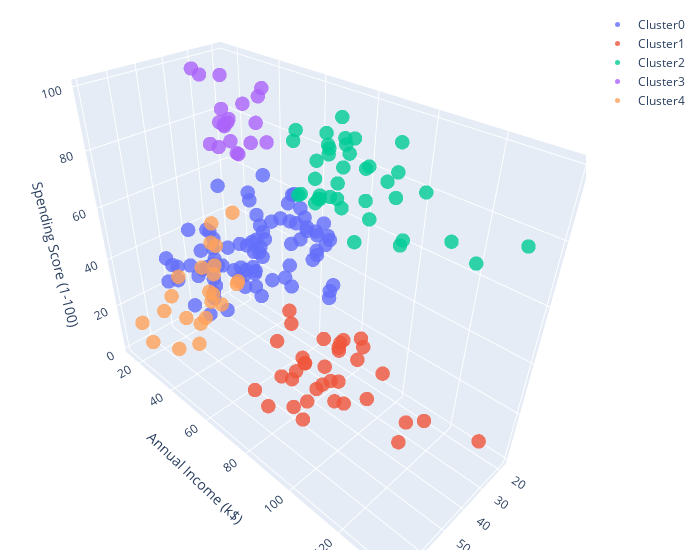

Source (notebook cell):
### Markdown cell above
<font color=red>Task analyse this dendrogram. What do you see? Use this dendrogram to find the right distance threshold to get 5 clusters. Furthermore experiment with the different hyperparameters of the model, what happens if we choose different affinity or linkage functions?</font>

### Code cell
n_clusters = None # if n_clusters is None then the model will try to agglomorate clusters until the linkage between them becomes larger than distance_threshold
distance_threshold = 185

clustering = AgglomerativeClustering(n_clusters=n_clusters, distance_threshold=distance_threshold).fit(data)

plotClusters3D(X=data,y_km=clustering.labels_,cluster_centers=None, feature_names=data.columns.values)

### Figure 1 — Plotly figure (JSON) as saved in the notebook; plotly's stock layout.template omitted (floating-point values rounded to 4 significant figures)
{"data": [{"marker": {"opacity": 0.8, "size": 5}, "mode": "markers", "name": "Cluster0", "type": "scatter3d", "x": [35, 31, 24, 50, 27, 29, 31, 49, 33, 31, 59, 50, 47, 51, 69, 27, 53, 70, 19, 67, 54, 63, 18, 43, 68, 19, 32, 70, 47, 60, 60, 59, 26, 45, 40, 23, 49, 57, 38, 67, 46, 21, 48, 55, 22, 34, 50, 68, 18, 48, 40, 32, 24, 47, 27, 48, 20, 23, 49, 67, 26, 49, 21, 66, 54, 68, 66, 65, 19, 38, 19, 18, 19, 63, 49, 51, 50, 27, 38, 40, 23, 25, 28], "y": [28, 39, 39, 40, 40, 40, 40, 42, 42, 43, 43, 43, 43, 44, 44, 46, 46, 46, 46, 47, 47, 48, 48, 48, 48, 48, 48, 49, 49, 50, 50, 54, 54, 54, 54, 54, 54, 54, 54, 54, 54, 54, 54, 57, 57, 58, 58, 59, 59, 60, 60, 60, 60, 60, 60, 61, 61, 62, 62, 62, 62, 62, 62, 63, 63, 63, 63, 63, 63, 64, 64, 65, 65, 65, 65, 67, 67, 67, 67, 69, 70, 72, 76], "z": [61, 61, 65, 55, 47, 42, 42, 52, 60, 54, 60, 45, 41, 50, 46, 51, 46, 56, 55, 52, 59, 51, 59, 50, 48, 59, 47, 55, 42, 49, 56, 47, 54, 53, 48, 52, 42, 51, 55, 41, 44, 57, 46, 58, 55, 60, 46, 55, 41, 49, 40, 42, 52, 47, 50, 42, 49, 41, 48, 59, 55, 56, 42, 50, 46, 43, 48, 52, 54, 42, 46, 48, 50, 43, 59, 43, 57, 56, 40, 58, 29, 34, 40]}, {"marker": {"opacity": 0.8, "size": 5}, "mode": "markers", "name": "Cluster1", "type": "scatter3d", "x": [43, 59, 47, 20, 44, 19, 57, 25, 48, 34, 43, 44, 47, 37, 34, 56, 19, 50, 42, 36, 40, 36, 52, 58, 59, 37, 46, 41, 54, 41, 34, 33, 47, 45, 32], "y": [71, 71, 71, 73, 73, 74, 75, 77, 77, 78, 78, 78, 78, 78, 78, 79, 81, 85, 86, 87, 87, 87, 88, 88, 93, 97, 98, 99, 101, 103, 103, 113, 120, 126, 137], "z": [35, 11, 9, 5, 7, 10, 5, 12, 36, 22, 17, 20, 16, 1, 1, 35, 5, 26, 20, 27, 13, 10, 13, 15, 14, 32, 15, 39, 24, 17, 23, 8, 16, 28, 18]}, {"marker": {"opacity": 0.8, "size": 5}, "mode": "markers", "name": "Cluster2", "type": "scatter3d", "x": [39, 31, 40, 38, 39, 31, 29, 32, 35, 32, 32, 28, 32, 34, 39, 38, 27, 30, 30, 29, 31, 36, 33, 32, 28, 36, 30, 27, 35, 32, 29, 30, 28, 36, 32, 38, 35, 32, 30], "y": [69, 70, 71, 71, 71, 72, 73, 73, 74, 75, 76, 77, 77, 78, 78, 78, 78, 78, 78, 79, 81, 85, 86, 87, 87, 87, 88, 88, 93, 97, 98, 99, 101, 103, 103, 113, 120, 126, 137], "z": [91, 77, 95, 75, 75, 71, 88, 73, 72, 93, 87, 97, 74, 90, 88, 76, 89, 78, 73, 83, 93, 75, 95, 63, 75, 92, 86, 69, 90, 86, 88, 97, 68, 85, 69, 91, 79, 74, 83]}, {"marker": {"opacity": 0.8, "size": 5}, "mode": "markers", "name": "Cluster3", "type": "scatter3d", "x": [21, 23, 22, 23, 30, 35, 24, 22, 20, 35, 25, 31, 29, 23, 21, 18, 21, 30, 20, 24], "y": [15, 16, 17, 18, 19, 19, 20, 20, 21, 23, 24, 25, 28, 29, 30, 33, 33, 34, 37, 38], "z": [81, 77, 76, 94, 72, 99, 77, 79, 66, 98, 73, 73, 82, 87, 73, 92, 81, 73, 75, 92]}, {"marker": {"opacity": 0.8, "size": 5}, "mode": "markers", "name": "Cluster4", "type": "scatter3d", "x": [19, 20, 31, 35, 64, 67, 58, 37, 35, 52, 35, 46, 54, 45, 40, 60, 53, 49, 42, 36, 65, 48, 49], "y": [15, 16, 17, 18, 19, 19, 20, 20, 21, 23, 24, 25, 28, 28, 29, 30, 33, 33, 34, 37, 38, 39, 39], "z": [39, 6, 40, 6, 3, 14, 15, 13, 35, 29, 35, 5, 14, 32, 31, 4, 4, 14, 17, 26, 35, 36, 28]}], "layout": {"margin": {"b": 10, "l": 10, "r": 20, "t": 10}, "scene": {"xaxis": {"title": {"text": "Age"}}, "yaxis": {"title": {"text": "Annual Income (k$)"}}, "zaxis": {"title": {"text": "Spending Score (1-100)"}}}, "title": {"x": 0.5, "y": 0.95}, "width": 700}}
